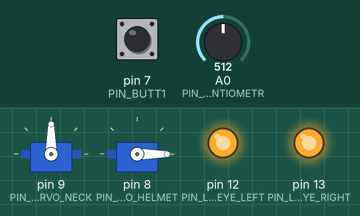
Bench run of a sketch on a simulated Arduino Uno, built with avr-gcc and run on an emulated ATmega328P. Parts: 2 × servo, output pins drawn as LEDs (lit = HIGH). The inputs (shaded band) are chosen by the test bench; at power-on: A0 (PIN_POTENTIOMETR) = 512, pin 7 (PIN_BUTT1) LOW.

Above: at 1.2 s.
1.3 s: A0 (PIN_POTENTIOMETR) set to 716
At 1.6 s:
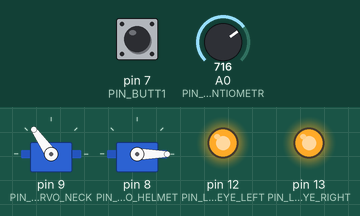
2.8 s: pin 7 (PIN_BUTT1) pulled HIGH for 0.15 s
At 2.87 s:
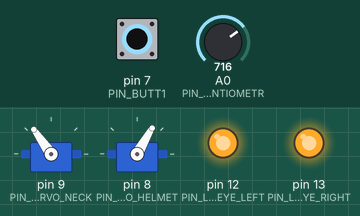
4.4 s: A0 (PIN_POTENTIOMETR) set to 900
At 5.1 s:
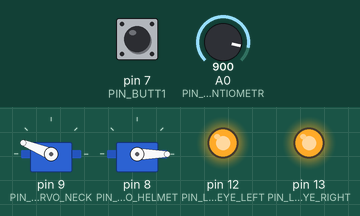
5.9 s: pin 7 (PIN_BUTT1) pulled HIGH for 1 s
At 6.3 s:
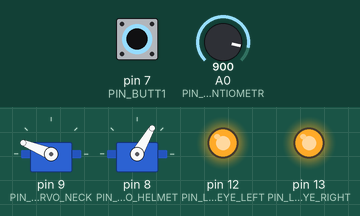
8.4 s: A0 (PIN_POTENTIOMETR) set to 1023
At 9.4 s:
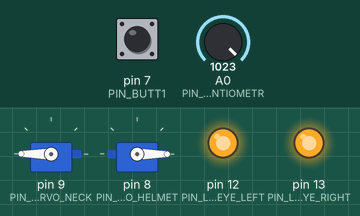
9.9 s: pin 7 (PIN_BUTT1) pulled HIGH for 0.15 s
At 9.97 s:
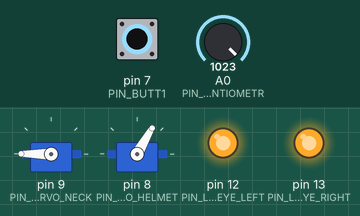
Timing chart, 0 to 12.5 s (numbered marks = the images above; inputs shaded):
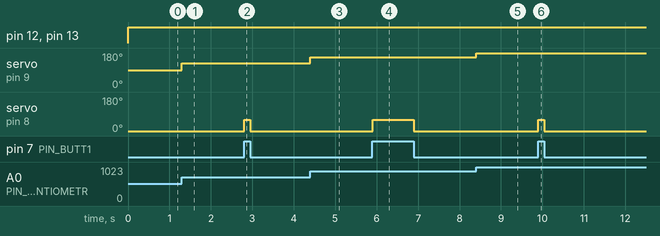

Measured:
- after the input at 1.3 s, servo on pin 9 (PIN_SERVO_NECK): 90° → 125° at once
- after the input at 2.8 s, servo on pin 8 (PIN_SERVO_HELMET): 0° → 60° at once, → 0° 0.15 s later
- after the input at 4.4 s, servo on pin 9 (PIN_SERVO_NECK): 125° → 158° at once
- after the input at 5.9 s, servo on pin 8 (PIN_SERVO_HELMET): 0° → 60° at once, → 0° 1.0 s later
- after the input at 8.4 s, servo on pin 9 (PIN_SERVO_NECK): 158° → 180° at once
- after the input at 9.9 s, servo on pin 8 (PIN_SERVO_HELMET): 0° → 60° at once, → 0° 0.15 s later

The sketch:

iron_man_helmet_V2.ino
```cpp
/*
  Дополнил код, добавил функцию printDataOfBot, изменил работу Servo neck
  *
  Completed the code, added printDataOfBot function, changed the work of Servo neck
  by Abdusabirov Davlat <https://github.com/Davlat-Abdusabirov>
*/

#include <Servo.h>

//***Pins***//
#define PIN_LED_EYE_RIGHT 13
#define PIN_LED_EYE_LEFT 12
#define PIN_SERVO_HELMET 8
#define PIN_SERVO_NECK 9
#define PIN_BUTT1 7
//#define PIN_BUTT2 6
#define PIN_POTENTIOMETR A0

//***Turn_of_Servo***//
#define HELMET_OPEN 60
#define HELMET_CLOSE 0

//***Mode_For_Function_PrintDataOfBot***//
enum ModeForPrint
{
  OF_BUTTHON,
  OF_SERVO_TURN,
  OF_POTENTIOMETR,
  OF_INPUT
};

//***Objects***//
Servo helmet;
Servo neck;

//***Vars***//
bool is_left_eye_on = true;
bool is_right_eye_on = true;

bool is_helmet_open = true;
bool is_neck_open = true;

bool is_butt_press = false;
//bool is_butt_press2 = false;

//***Functions***//
void printDataOfBot(ModeForPrint mode);

void setup()
{
  Serial.begin(9600);

  pinMode(PIN_LED_EYE_RIGHT, OUTPUT);
  pinMode(PIN_LED_EYE_LEFT, OUTPUT);
  pinMode(PIN_BUTT1, INPUT);
  //pinMode(PIN_BUTT2, INPUT);

  neck.attach(PIN_SERVO_NECK);
  helmet.attach(PIN_SERVO_HELMET);
}

void loop()
{
  // Включить led в статус is_on
  digitalWrite(PIN_LED_EYE_LEFT, is_left_eye_on);
  digitalWrite(PIN_LED_EYE_RIGHT, is_right_eye_on);

  // Проверка кнопки на нажатие
  is_butt_press = digitalRead(PIN_BUTT1);
  is_helmet_open = is_butt_press;
  //is_butt_press2 = digitalRead(PIN_BUTT2);
  //is_neck_open = is_butt_press2;

  // Читка данных с потенциометра и иницализация градуса поворота Servo neck
  uint8_t neck_turn = map(analogRead(PIN_POTENTIOMETR), 0, 1023, 0, 180);

  // Повернуть servo на градус HELMET_OPEN || HELMET_CLOSE && neck_turn
  helmet.write(is_helmet_open ? HELMET_OPEN : HELMET_CLOSE);
  neck.write(neck_turn);
}


void printDataOfBot(ModeForPrint mode)
{
  switch (mode)
  {
    case OF_BUTTHON:
      Serial.print("Button 1:/t"); Serial.print(is_butt_press);
      //Serial.print(" Button 2:/t"); Serial.println(is_butt_press2);
      break;
    case OF_SERVO_TURN:
      Serial.print("Servo Helmet:/t"); Serial.print(helmet.read());
      Serial.print("Servo Neck:/t"); Serial.println(neck.read());
      break;
    case OF_POTENTIOMETR:
      Serial.print("Potentiometr:/t"); Serial.println(analogRead(PIN_POTENTIOMETR));
      break;
    case OF_INPUT:
      Serial.print("Potentiometr:/t"); Serial.println(analogRead(PIN_POTENTIOMETR));
      Serial.print("Button 1:/t"); Serial.println(is_butt_press);
      //Serial.print(" Button 2:/t"); Serial.println(is_butt_press2);
      break;
    default:
      Serial.println("ERROR: Wrong printMode;");
  }
}
```
